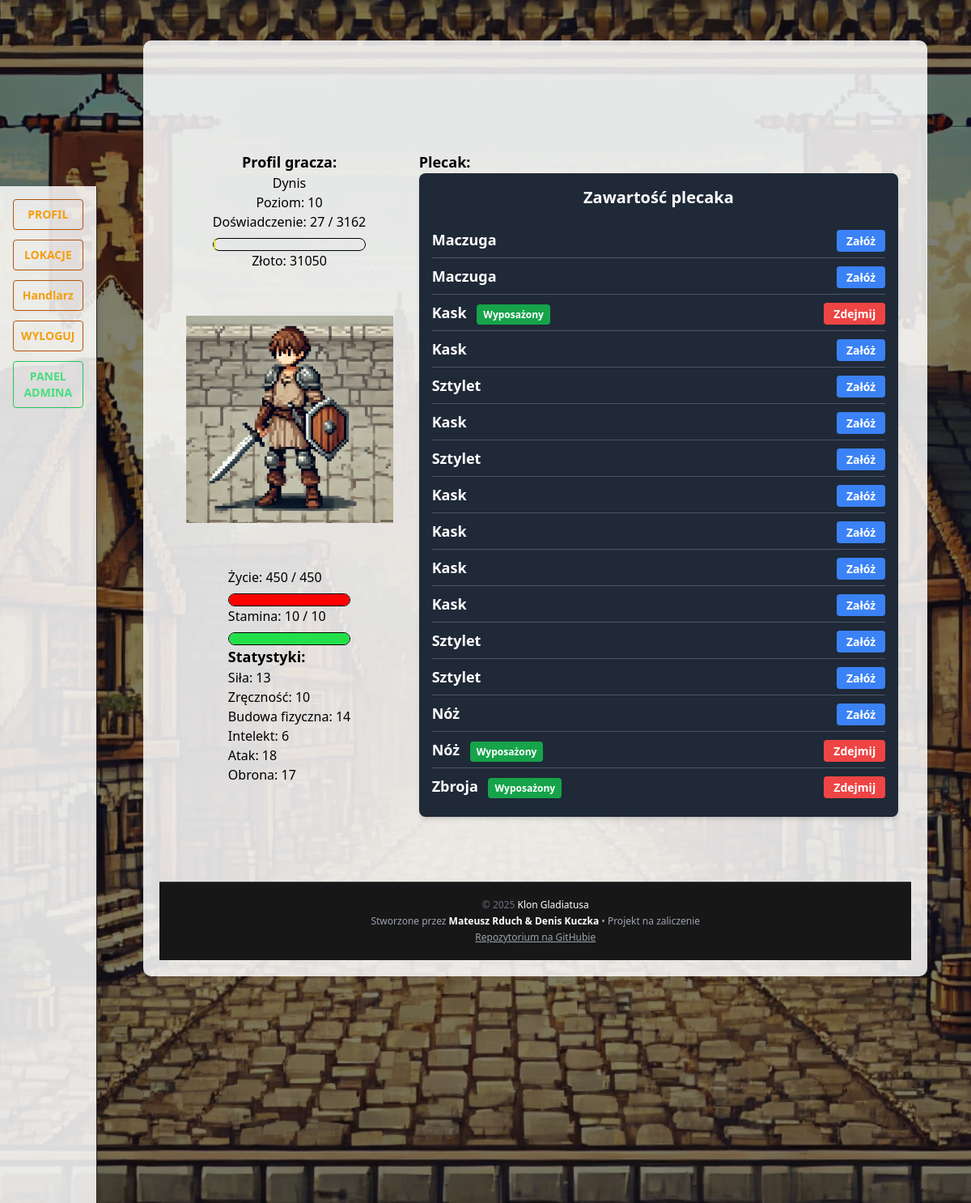
/user_profile/profil/ (signed in), run on the app's committed database.
### user_profile/models.py (models this page shows, shortened)
class UserProfile(models.Model):
    user = models.OneToOneField(User, on_delete=models.CASCADE)
    strength = models.IntegerField(default=1)
    dexterity = models.IntegerField(default=1)
    constitution = models.IntegerField(default=1)
    intelligence = models.IntegerField(default=1)
    level = models.IntegerField(default=1)
    experience = models.IntegerField(default=0)
    stat_points = models.IntegerField(default=0)
    gold = models.IntegerField(default=0)
    max_hp = models.IntegerField(default=100)
    hp = models.IntegerField(default=100)
    base_hp = models.IntegerField(default=100)
    max_stamina = models.IntegerField(default=10)
    stamina = models.IntegerField(default=10)
    attack = models.IntegerField(default=0)
    base_attack = models.IntegerField(default=0)
    defence = models.IntegerField(default=0)
    base_defence = models.IntegerField(default=0)
    base_strength = models.IntegerField(default=1)
    base_dexterity = models.IntegerField(default=1)
    base_constitution = models.IntegerField(default=1)
    base_intelligence = models.IntegerField(default=1)
    last_regen = models.DateTimeField(default=timezone.now)
    last_regen_stm = models.DateTimeField(default=timezone.now)
    def lvlup_exp(self):
        return math.floor(100 * (self.level ** 1.5))
    def dodaj_exp(self, exp):
        self.experience += exp
        while self.experience >= self.lvlup_exp():
            self.experience -= self.lvlup_exp()
            self.lvlup()
        self.save()
    def hp_regen(self):
        regen_timer = timezone.now() - self.last_regen
        regen_minutes = regen_timer.total_seconds() / 60
        regen_amount = math.floor((self.intelligence / 2 + self.constitution / 10) * round(regen_minutes))
        new_hp = self.hp + regen_amount
        if new_hp > self.max_hp:
            self.hp = self.max_hp
        else:
            self.hp = round(new_hp)
        if regen_amount > 0 or self.hp == self.max_hp:
            self.last_regen = timezone.now()
        self.save()
    def stamina_regen(self):
        regen_timer = timezone.now() - self.last_regen_stm
        regen_minutes = regen_timer.total_seconds() / 60
        regen_amount = math.floor((self.intelligence / 2) * round(regen_minutes))
        new_stamina = self.stamina + regen_amount
        if new_stamina > self.max_stamina:
            self.stamina = self.max_stamina
        else:
            self.stamina = round(new_stamina)
        if regen_amount > 0 or self.stamina == self.max_stamina:
            self.last_regen_stm = timezone.now()
        self.save()

### inventory/models.py (models this page shows, shortened)
class InventoryItem(models.Model):
    user = models.ForeignKey(User, on_delete=models.CASCADE)
    item = models.ForeignKey(Item, on_delete=models.CASCADE)
    equipped = models.BooleanField(default=False)

### items/models.py (models this page shows, shortened)
class Item(models.Model):
    SLOT_CHOICES = [
        ('head', 'Head'),
        ('chest', 'Chest'),
        ('legs', 'Legs'),
        ('feet', 'Feet'),
        ('hands', 'Hands'),
        ('weapon', 'Weapons'),
        ('shield', 'Shield'),
        ('accessory', 'Accessory'),
    ]
    name = models.CharField(max_length=100, unique=True, help_text="Nazwa przedmiotu")
    description = models.TextField(blank=True, help_text="Opis przedmiotu")
    rarity = models.CharField(
        max_length=50,
        choices=[
            ('common', 'Common'),
            ('uncommon', 'Uncommon'),
            ('rare', 'Rare'),
            ('epic', 'Epic'),
            ('legendary', 'Legendary'),
        ],
        default='common',
        help_text= "Rzadkość przedmiotu"
    )
    slot = models.CharField(
        max_length=50,
        choices=SLOT_CHOICES,
        help_text="Slot, do którego pasuje przedmiot"
    )
    item_level = models.IntegerField(help_text="Poziom przedmiotu(ilvl)")
    dmg = models.IntegerField(default=0, help_text="Obrażenia przedmiotu")
    dmg_max = models.IntegerField(default=0, help_text="Maksymalne obrażenia przedmiotu")
    dmg_min = models.IntegerField(default=0, help_text="Minimalne obrażenia przedmiotu")
    item_strength = models.IntegerField(default=0, help_text="Siła przedmiotu")
    item_dexterity = models.IntegerField(default=0, help_text="Zręczność przedmiotu")
    item_constitution = models.IntegerField(default=0, help_text="Wytrzymałość przedmiotu")
    item_intelligence = models.IntegerField(default=0, help_text="Inteligencja przedmiotu")
    value = models.IntegerField(default=0, help_text="Wartość przedmiotu")

### user_profile/views.py (the view)
# urls.py: path('profil/', views.WidokProfilu.as_view(), name='profil'),
class WidokProfilu(BazaWidokuProfilu, TemplateView):
    template_name = "profil_gracza/profil.html"
    def get_context_data(self, **kwargs):
        context = super().get_context_data(**kwargs)
        player = self.get_user_profile()
        if isinstance(player, UserProfile):
            player.dodaj_exp(0)
            player.hp_regen()
            player.stamina_regen()
            experience_percentage = round((player.experience / player.lvlup_exp()) * 100) if player.lvlup_exp() else 0
            hp_percentage = round((player.hp / player.max_hp) * 100) if player.max_hp else 0
            stamina_percentage = round((player.stamina / player.max_stamina) * 100) if player.max_stamina else 0
            context.update({
                "items": InventoryItem.objects.filter(user=player.user),
                "player": player,
                "experience_percentage": experience_percentage,
                "hp_percentage": hp_percentage,
                "stamina_percentage": stamina_percentage,
                "tooltips": {
                    "strength": "Siła wpływa na obrażenia zadawane przeciwnikom.",
                    "dexterity": "Zręczność zwiększa obronę.",
                    "constitution": "Budowa fizyczna zwiększa maksymalne punkty życia i wpływa na regenerację punktów życia.",
                    "intelligence": "Inteligencja wpływa na szybkość regeneracji punktów życia."
                }
            })
        return context

### user_profile/views.py (called while the page is built)
    def get_user_profile(self):
        try:
            return self.request.user.userprofile
        except UserProfile.DoesNotExist:
            messages.error(self.request, "Nie znaleziono profilu gracza. Zarejestruj lub zaloguj.")
            return redirect("login_user")

### user_profile/templates/profil_gracza/profil.html (shortened to what this page needs)
{% extends "base.html" %}
{% load static %}
{% block sidebar %}
{% include 'sidebar.html' %}
{% endblock %}
{% block content %}
<div class="grid grid-cols-6 gap-4 p-4">
    <div class="grid justify-items-center col-span-2">
        <div class="text-center">
            <div class="font-bold text-lg">Profil gracza:</div>
            <div class="capitalize">{{ player.user.username }}</div>
            <div>Poziom: {{ player.level }}</div>
            <div>Doświadczenie: {{ player.experience }} / {{ player.lvlup_exp }}</div>
            <div class="experience-bar">
            </div>
            <div>Złoto: {{ player.gold }} </div>
        </div>
        <div class="mt-4">
            <img src="{% static 'images/profilowe.webp' %}" alt="Profilowe" class="w-64 h-64 object-cover">
        </div>
        <div class="mt-4">
            <div>Życie: {{ player.hp }} / {{ player.max_hp }}</div>
            <div class="experience-bar">
                <div class="hp-bar-fill" style="width: {{ hp_percentage }}%"></div>
            </div>
            <div>Stamina: {{ player.stamina }} / {{ player.max_stamina }}</div>
            <div class="experience-bar">
                <div class="stamina-bar-fill" style="width: {{ stamina_percentage }}%"></div>
            </div>
            <div>
                <h3 class="font-bold text-lg">Statystyki:</h3>
            </div>
            <div x-data="{ tooltip: '' }" >
                <span @mouseover="tooltip = '{{ tooltips.strength }}'" @mouseleave="tooltip = ''">
                    Siła: {{ player.strength }}
                </span>
            </div>
            <div x-data="{ tooltip: '' }" >
                <span @mouseover="tooltip = '{{ tooltips.dexterity }}'" @mouseleave="tooltip = ''">
                    Zręczność: {{ player.dexterity }}
                </span>
            </div>
            <div x-data="{ tooltip: '' }" >
                <span @mouseover="tooltip = '{{ tooltips.constitution }}'" @mouseleave="tooltip = ''">
                    Budowa fizyczna: {{ player.constitution }}
                </span>
            </div>
            <div x-data="{ tooltip: '' }" >
                <span @mouseover="tooltip = '{{ tooltips.intelligence }}'" @mouseleave="tooltip = ''">
                    Intelekt: {{ player.intelligence }}
                </span>
            </div>
            <div>Atak: {{ player.attack }}</div>
            <div>Obrona: {{ player.defence }}</div>
        </div>
    </div>
    <div class="col-span-4">
       <div class="col-start-3 font-bold text-lg">
            Plecak:
            <div>
                {% include 'inventory/backpackComponent.html' %}
            </div>
        </div>
    </div>
</div>
{% endblock %}
{% block footer %}
{% include 'footer.html' %}
{% endblock %}

### inventory/templates/inventory/backpackComponent.html
<div class="bg-gray-800 p-4 rounded-lg shadow-md text-white">
    <h3 class="text-xl font-bold mb-4 text-center">Zawartość plecaka</h3>
    {% if items %}
        <ul class="divide-y divide-gray-600">
            {% for item in items %}
                <li class="py-2 flex justify-between items-center">
                    <div>
                        <span class="font-semibold">{{ item.item.name }}</span>
                        {% if item.equipped %}
                            <span class="ml-2 px-2 py-1 bg-green-600 text-xs rounded">Wyposażony</span>
                        {% endif %}
                    </div>
                    <div>
                        {% if item.equipped %}
                            <a href="{% url 'unequip_item' item.id %}" class="bg-red-500 hover:bg-red-600 text-white text-sm px-3 py-1 rounded">
                                Zdejmij
                            </a>
                        {% else %}
                            <a href="{% url 'equip_item' item.id %}" class="bg-blue-500 hover:bg-blue-600 text-white text-sm px-3 py-1 rounded">
                                Załóż
                            </a>
                        {% endif %}
                    </div>
                </li>
            {% endfor %}
        </ul>
    {% else %}
        <p class="text-center text-gray-400">Brak przedmiotów w plecaku.</p>
    {% endif %}
</div>

### static/css/custom.css (style rules this page uses)
body { background: url('/static/images/background.jpg') no-repeat center center fixed; background-size: cover; color: black; }
.experience-bar { width: 100%; background-color: transparent; border: 1px solid black; border-radius: 9999px; height: 1rem; margin-top: 0.5rem; }
.hp-bar-fill { background-color: red; height: 100%; border-radius: 9999px; }
.stamina-bar-fill { background-color: rgb(35, 223, 73); height: 100%; border-radius: 9999px; }

### data on the page
UserProfile: user.username "Dynis", level "10", experience "27", lvlup_exp "3162", gold "31050", hp "450", max_hp "450", stamina "10", max_stamina "10", strength "13", dexterity "10", constitution "14", intelligence "6", attack "18", defence "17"
InventoryItem: item.name "Maczuga", equipped "Załóż"
InventoryItem: item.name "Maczuga", equipped "Załóż"
InventoryItem: item.name "Kask", equipped "Wyposażony"
InventoryItem: item.name "Kask", equipped "Załóż"
InventoryItem: item.name "Sztylet", equipped "Załóż"
InventoryItem: item.name "Kask", equipped "Załóż"
InventoryItem: item.name "Sztylet", equipped "Załóż"
InventoryItem: item.name "Kask", equipped "Załóż"
InventoryItem: item.name "Kask", equipped "Załóż"
InventoryItem: item.name "Kask", equipped "Załóż"
InventoryItem: item.name "Kask", equipped "Załóż"
InventoryItem: item.name "Sztylet", equipped "Załóż"
InventoryItem: item.name "Sztylet", equipped "Załóż"
InventoryItem: item.name "Nóż", equipped "Załóż"
InventoryItem: item.name "Nóż", equipped "Wyposażony"
InventoryItem: item.name "Zbroja", equipped "Wyposażony"

### other printed values
{{ year|default:2025 }} "2025"
